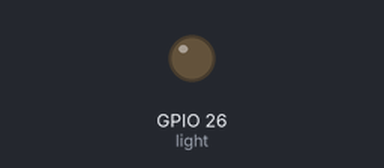
The program below on a simulated Raspberry Pi (BCM pin numbers). Parts: output pins drawn as LEDs (lit = HIGH).

Above: at 0.05 s.
At 0.65 s:
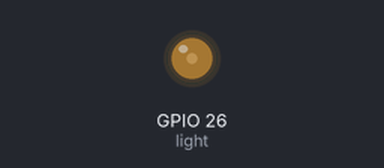
At 1.3 s:
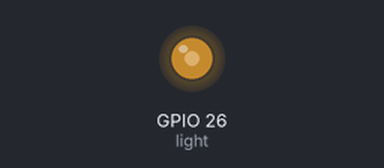
At 2.55 s:
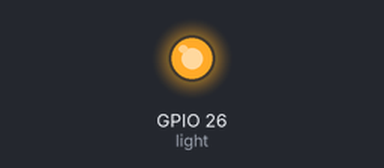
Timing chart, 0 to 5.9 s (numbered marks = the images above):
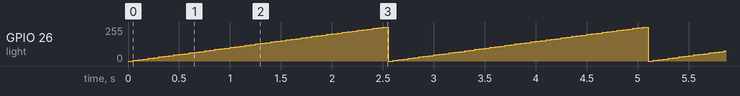

Measured:
- by itself, GPIO 26 (light): ramps from 0/255 to 255/255 and jumps back, once every 2.6 s

The program:

keyInput1.py
```python
import RPi.GPIO as GPIO
import time

GPIO.setmode(GPIO.BCM) # 设置采用BCM编号

key = 20
light = 26
lighter = True # 借助布尔值lighter判断目前LED灯的明暗变化方向
GPIO.setup(light, GPIO.OUT)
GPIO.setup(key, GPIO.IN, GPIO.PUD_UP) # 初始化引脚
p = GPIO.PWM(light, 50) # 创建PWM实例
p.start(0)

def my_callback(ch): # 定义my_callback函数
    global lighter
    if lighter == True:
        lighter = False
    else:
        lighter = True
GPIO.add_event_detect(key, GPIO.RISING, callback = my_callback, bouncetime = 200) # 设置发生指定事件时刻的回调函数，参数中bouncetime用于消抖

try: # 控制lED灯明灭的代码逻辑与呼吸灯的实现相同
    while True:
        if lighter == True:
            for dc in range(0, 101, 2):
                p.ChangeDutyCycle(dc)
                time.sleep(0.05)
            p.ChangeDutyCycle(0)
        elif lighter == False:
            for dc in range(100, -1, -2):
                p.ChangeDutyCycle(dc)
                time.sleep(0.05)
            p.ChangeDutyCycle(100)
finally:
    p.stop()
    GPIO.cleanup() # 确保释放引脚
```
